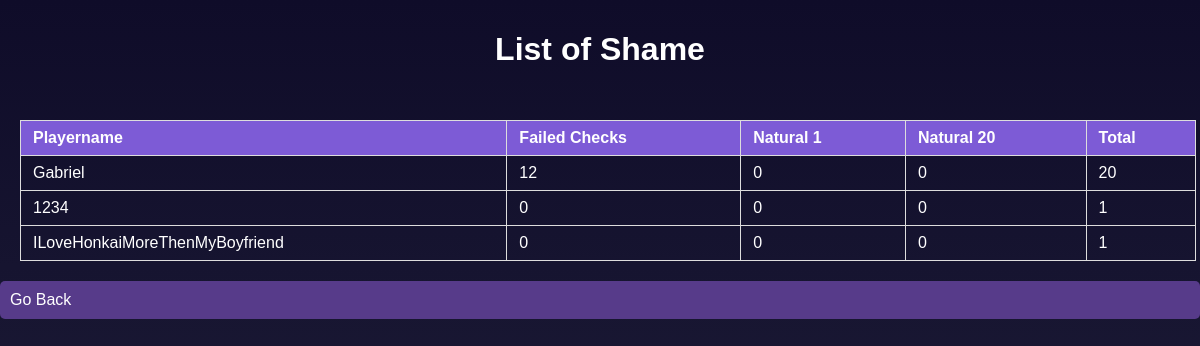
/shame (signed in), run on the app's committed database.
### tables this page shows
CREATE TABLE player(username, password, id);

### main.py (the view)
@app.route('/shame')
def shame():
    user = session.get('username')
    if user is None:
        return redirect(url_for('open_reg_log'))
    else:
        return render_template('shame.html', listOfShame=prepare_list_of_shame())

### backend/database.py (called while the page is built)
def transform_id_username(id):
    with con:
        cur_new = con.cursor()
        cmd = 'SELECT username FROM player WHERE id LIKE ?'
        res = cur_new.execute(cmd, (id,))
        result = res.fetchall()
    if result:
        return result[0]
    raise ValueError(f'ID {id} not found.')

def get_all_dice_roles():
    cmd = f'SELECT * FROM rolls'
    res = cur.execute(cmd)
    return res.fetchall()

### backend/utilFunctions.py (called while the page is built)
def prepare_list_of_shame():
    all_rows = get_all_dice_roles()
    filtered = []
    for row in all_rows:
        player, failed_checks, nat_one, nat_twenty, total = row
        player = transform_id_username(player)
        filtered.append({
            'player': player[0],
            'failed_checks': failed_checks,
            'nat_one': nat_one,
            'nat_twenty': nat_twenty,
            'total': total
        })
    return filtered

### templates/shame.html (shortened to what this page needs)
<!DOCTYPE html>
<html lang="en">
<head>
    <link rel="stylesheet" href="{{ url_for('static', filename='styles/shame.css') }}">
</head>
<body>
    <header>
        <h1>List of Shame</h1>
    </header>
    <main>
        <table>
            <thead>
                <tr>
                    <th>Playername</th>
                    <th>Failed Checks</th>
                    <th>Natural 1</th>
                    <th>Natural 20</th>
                    <th>Total</th>
                </tr>
            </thead>
            <tbody>
                {% for row in listOfShame %}
                <tr>
                    <td>{{ row.player }}</td>
                    <td>{{ row.failed_checks }}</td>
                    <td>{{ row.nat_one }}</td>
                    <td>{{ row.nat_twenty }}</td>
                    <td>{{ row.total }}</td>
                </tr>
                {% else %}
                <tr>
                    <td colspan="4">No activities found!</td>
                </tr>
                {% endfor %}
            </tbody>
        </table>
        <div>
            <a href="{{ url_for('home') }}">Go Back</a>
        </div>
    </main>
</body>
</html>

### static/styles/shame.css (style rules this page uses)
body { font-family: 'Jost', sans-serif; margin: 0; padding: 0; min-height: 100vh; background: linear-gradient(to bottom, #0f0c29, #24243e); color: white; }
header { color: #fff; padding: 10px 0; text-align: center; }
table { width: 98%; margin: 20px; border-collapse: collapse; }
table, th, td { border: 1px solid #ddd; }
th, td { padding: 8px 12px; text-align: left; }
th { background-color: #7d5bd6; color: white; }
a { display: block; text-decoration: none; background: #573b8a; color: #fff; padding: 10px; border-radius: 5px; margin: 10px 0; transition: background 0.3s; }

### data on the page
player: player "Gabriel", failed_checks "12", nat_one "0", nat_twenty "0", total "20"
player: player "1234", failed_checks "0", nat_one "0", nat_twenty "0", total "1"
player: player "ILoveHonkaiMoreThenMyBoyfriend", failed_checks "0", nat_one "0", nat_twenty "0", total "1"
